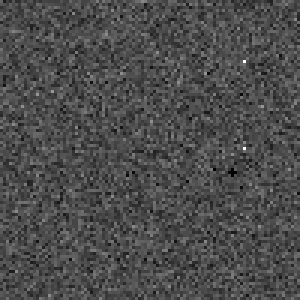
#> input picture frames/frame_0004.png, 100 x 100 px (shown 3 times larger)
$ python fourier_synthesis.py
#> lines starting #> are read from the running program, lines starting #| are printed output that depends on the picture
import numpy as np
import matplotlib.pyplot as plt

image_filename = "./frames/frame_0004.png"

def calculate_2dft(input):
    ft = np.fft.ifftshift(input)
    ft = np.fft.fft2(ft)
    return np.fft.fftshift(ft)

def calculate_2dift(input):
    ift = np.fft.ifftshift(input)
    ift = np.fft.ifft2(ift)
    ift = np.fft.fftshift(ift)
    return ift.real

def calculate_distance_from_centre(coords, centre):
    # Distance from centre is √(x^2 + y^2)
    return np.sqrt(
        (coords[0] - centre) ** 2 + (coords[1] - centre) ** 2
    )

def find_symmetric_coordinates(coords, centre):
    return (centre + (centre - coords[0])), (centre + (centre - coords[1]))

def display_plots(individual_grating, reconstruction, idx, freq_sin):
    plt.figure(1)
    plt.subplot(221)
    plt.imshow(individual_grating)
    plt.title("Grating")
    plt.axis("off")
    plt.subplot(222)
    plt.imshow(reconstruction)
    plt.title("Reconstruction")
    plt.axis("off")
    plt.subplot(223)
    plt.plot(freq_sin)
    plt.title("1D Sinusoid")
    plt.xlabel("Pixel")
    plt.ylabel("Intensity")
    plt.subplot(224)
    plt.imshow(np.log(abs(ft)))
    plt.title("FFT")
    plt.axis("off")
    plt.suptitle(f"Terms: {idx}")
    plt.pause(1)

# Read and process image
image = plt.imread(image_filename)
#> image is the input picture: shape (100, 100, 3) float32; min 0, max 0.992, mean 0.298
image = image[:, :, :3].mean(axis=2)  # Convert to grayscale
#> image: shape (100, 100) float32

# Array dimensions (array is square) and centre pixel
array_size = len(image)
#> array_size = 100
centre = int((array_size - 1) / 2)
#> centre = 49

# Get all coordinate pairs in the left half of the array,
# including the column at the centre of the array (which
# includes the centre pixel)
coords_left_half = (
    (x, y) for x in range(array_size) for y in range(centre+1)
)

# Sort points based on distance from centre
coords_left_half = sorted(
    coords_left_half,
    key=lambda x: calculate_distance_from_centre(x, centre),
    # reverse=True
)
#> coords_left_half = 5000 pairs, first value 0 to 99, second value 0 to 49

plt.set_cmap("gray")

ft = calculate_2dft(image)
#> in calculate_2dft, `ft = np.fft.ifftshift(input)`:
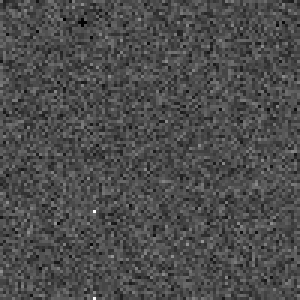
#> ft: shape (100, 100) float32 (shown 3 times larger); min 0, max 0.992, mean 0.298

# Show grayscale image and its Fourier transform
plt.subplot(121)
plt.imshow(image)
plt.title("Original Image")
plt.axis("off")
plt.subplot(122)
plt.imshow(np.log(abs(ft)))
plt.title("FFT")
plt.axis("off")
plt.pause(2)
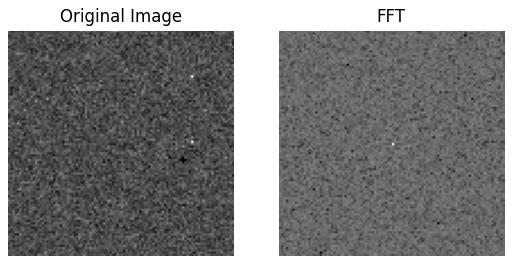
#> figure drawn by matplotlib, 2 panels

# Reconstruct image
fig = plt.figure()

# Set up empty arrays for final image and
# individual gratings
rec_image = np.zeros(image.shape)
individual_grating = np.zeros(
    image.shape, dtype="complex"
)
idx = 0

# Step 2
nth_result = 1000  # Change this value to the desired iteration number

for coords in coords_left_half:
    # Central column: only include if points in top half of
    # the central column
    if not (coords[1] == centre and coords[0] > centre):
        idx += 1
        symm_coords = find_symmetric_coordinates(
            coords, centre
        )
        # Step 3
        # Copy values from Fourier transform into
        # individual_grating for the pair of points in
        # current iteration
        individual_grating[coords] = ft[coords]
        individual_grating[symm_coords] = ft[symm_coords]

        # Step 4
        # Calculate inverse Fourier transform to give the
        # reconstructed grating. Add this reconstructed
        # grating to the reconstructed image
        rec_grating = calculate_2dift(individual_grating)
        rec_image += rec_grating

        # Clear individual_grating array, ready for
        # next iteration
        individual_grating[coords] = 0
        individual_grating[symm_coords] = 0

        # Calculate 1D sinusoid for the current frequency grating
        freq_sin = np.real(np.fft.fftshift(coords))
#> (the run stopped early here; a loop or call above may not have finished)
